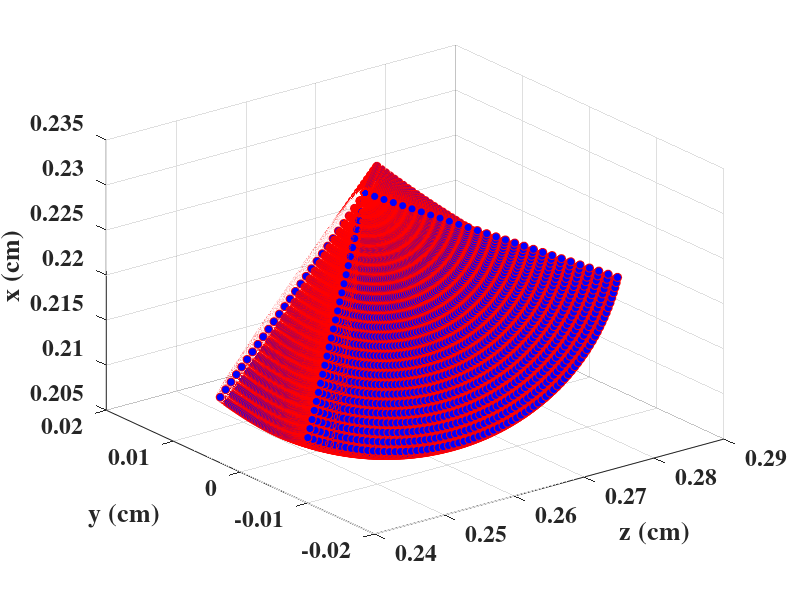

This figure's MATLAB source:
clear;
clc;

%% WorkSpace Analysis

l__0=0.006;
l__1=0.1820;
l__3=0.05;
l__5=0.1150;
l__2=0.07;
l__7=0.0342;
theta=42*(pi/180);
alpha=50*(pi/180);


deg2rad = pi/180;
i=0;
N=75;

for phi=linspace(-pi/4,pi/4,N)  
    for psi=linspace(-30*(pi/180),60*(pi/180),N)
        for d=-2.7/100:0.001:0 
            i=i+1;  
              P_Verified=[sin(theta) * cos(psi + alpha) * d + cos(theta) * cos(phi) * sin(psi + alpha) * d + sin(theta) * (l__1 + l__3 + l__5);sin(phi) * sin(psi + alpha) * d; cos(theta) * cos(psi + alpha) * d - cos(phi) * sin(theta) * sin(psi + alpha) * d + cos(theta) * (l__1 + l__3 + l__5)];
              px(i)=P_Verified(1);
              py(i)=P_Verified(2);
              pz(i)=P_Verified(3);  
        end
    end
end

figure(2)
%scatter3(py,pz,px,'markeredgecolor','r','MarkerFaceColor','blue')
scatter3(pz,py,px,'markeredgecolor','r','MarkerFaceColor','blue')
xlabel('z (cm)')            
ylabel('y (cm)')
zlabel('x (cm)')
set(gca,'FontWeight','bold','FontName','times','FontSize',17)